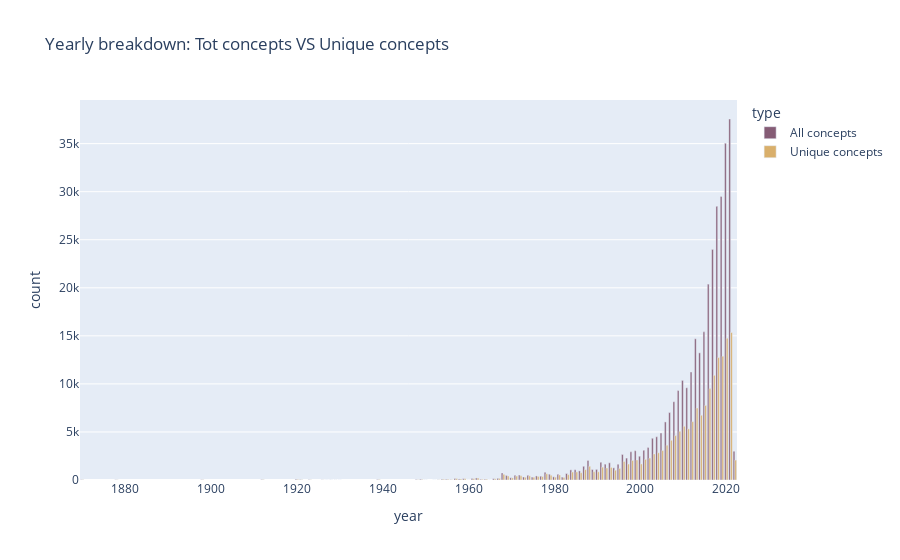

Here is the notebook cell this chart was saved with:
### Markdown cell above
### 3.5 Yearly breakdown: unique VS repeated concepts

Also useful to look at the number of concepts per year, VS the number of unique concepts. 

This will give us a sense of whether the distribution of repeated concepts is stable across the years.

### Code cell
series1 = concepts.groupby("year")['concept'].count().rename("All concepts")
series2 = concepts.groupby("year")['concept'].nunique().rename("Unique concepts")
temp2 = pd.concat([series1, series2], axis=1).reset_index()
temp2 = temp2.melt(id_vars=["year"], 
         var_name="type", 
        value_name="count")

px.bar(temp2, 
       title="Yearly breakdown: Tot concepts VS Unique concepts",
       x="year", y="count", 
       color="type", barmode="group", 
       color_discrete_sequence=px.colors.carto.Antique)

### Figure 1 — Plotly figure (JSON) as saved in the notebook; plotly's stock layout.template omitted (floating-point values rounded to 4 significant figures)
{"data": [{"alignmentgroup": "True", "hovertemplate": "type=All concepts<br>year=%{x}<br>count=%{y}<extra></extra>", "legendgroup": "All concepts", "marker": {"color": "rgb(133, 92, 117)", "pattern": {"shape": ""}}, "name": "All concepts", "offsetgroup": "All concepts", "orientation": "v", "showlegend": true, "textposition": "auto", "type": "bar", "x": [1870, 1878, 1898, 1912, 1920, 1921, 1923, 1926, 1927, 1928, 1929, 1930, 1939, 1948, 1949, 1950, 1952, 1953, 1954, 1955, 1956, 1957, 1958, 1959, 1960, 1961, 1962, 1963, 1964, 1965, 1966, 1967, 1968, 1969, 1970, 1971, 1972, 1973, 1974, 1975, 1976, 1977, 1978, 1979, 1980, 1981, 1982, 1983, 1984, 1985, 1986, 1987, 1988, 1989, 1990, 1991, 1992, 1993, 1994, 1995, 1996, 1997, 1998, 1999, 2000, 2001, 2002, 2003, 2004, 2005, 2006, 2007, 2008, 2009, 2010, 2011, 2012, 2013, 2014, 2015, 2016, 2017, 2018, 2019, 2020, 2021, 2022], "xaxis": "x", "y": [28, 18, 25, 36, 66, 36, 21, 10, 1, 8, 5, 3, 46, 44, 74, 4, 2, 14, 79, 73, 31, 156, 108, 135, 5, 149, 212, 73, 80, 5, 133, 174, 730, 472, 231, 494, 511, 312, 493, 300, 425, 398, 801, 598, 330, 602, 299, 675, 1053, 1071, 948, 1428, 2033, 1090, 1102, 1843, 1647, 1790, 1265, 1643, 2657, 2281, 2936, 3046, 2472, 3098, 3376, 4342, 4500, 4881, 6043, 7018, 8148, 9307, 10364, 9596, 11239, 14694, 13230, 15420, 20382, 23994, 28477, 29511, 35049, 37563, 2981], "yaxis": "y"}, {"alignmentgroup": "True", "hovertemplate": "type=Unique concepts<br>year=%{x}<br>count=%{y}<extra></extra>", "legendgroup": "Unique concepts", "marker": {"color": "rgb(217, 175, 107)", "pattern": {"shape": ""}}, "name": "Unique concepts", "offsetgroup": "Unique concepts", "orientation": "v", "showlegend": true, "textposition": "auto", "type": "bar", "x": [1870, 1878, 1898, 1912, 1920, 1921, 1923, 1926, 1927, 1928, 1929, 1930, 1939, 1948, 1949, 1950, 1952, 1953, 1954, 1955, 1956, 1957, 1958, 1959, 1960, 1961, 1962, 1963, 1964, 1965, 1966, 1967, 1968, 1969, 1970, 1971, 1972, 1973, 1974, 1975, 1976, 1977, 1978, 1979, 1980, 1981, 1982, 1983, 1984, 1985, 1986, 1987, 1988, 1989, 1990, 1991, 1992, 1993, 1994, 1995, 1996, 1997, 1998, 1999, 2000, 2001, 2002, 2003, 2004, 2005, 2006, 2007, 2008, 2009, 2010, 2011, 2012, 2013, 2014, 2015, 2016, 2017, 2018, 2019, 2020, 2021, 2022], "xaxis": "x", "y": [28, 18, 25, 36, 66, 36, 21, 10, 1, 8, 5, 3, 46, 28, 47, 4, 2, 14, 76, 73, 22, 152, 108, 133, 5, 139, 207, 73, 80, 5, 123, 166, 592, 429, 218, 412, 446, 282, 431, 281, 372, 353, 644, 506, 294, 525, 271, 556, 828, 842, 758, 1077, 1427, 858, 853, 1336, 1245, 1310, 1017, 1204, 1925, 1661, 2030, 2087, 1672, 2142, 2282, 2717, 2832, 3062, 3615, 4132, 4616, 5064, 5590, 5317, 6072, 7489, 6737, 7755, 9509, 10892, 12738, 12881, 14756, 15347, 2072], "yaxis": "y"}], "layout": {"autosize": true, "barmode": "group", "legend": {"title": {"text": "type"}, "tracegroupgap": 0}, "title": {"text": "Yearly breakdown: Tot concepts VS Unique concepts"}, "xaxis": {"anchor": "y", "autorange": true, "domain": [0, 1], "range": [1870.0, 2022.0], "title": {"text": "year"}, "type": "linear"}, "yaxis": {"anchor": "x", "autorange": true, "domain": [0, 1], "range": [0, 39540], "title": {"text": "count"}, "type": "linear"}}}
